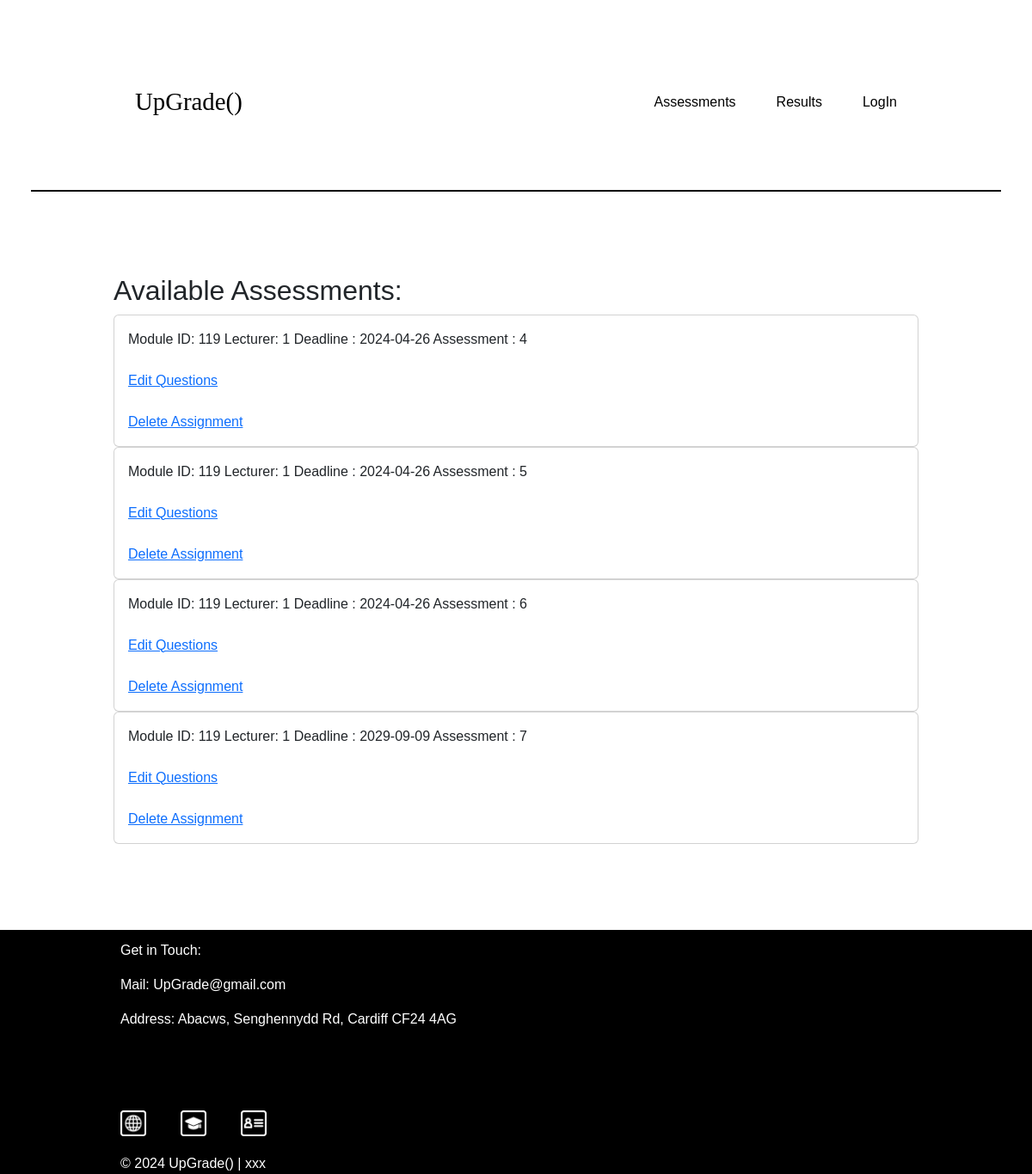
Page /summative_lectureractiveassessments on the committed database.
### tables this page shows
CREATE TABLE Summative_Assessments_ (
    Assessment_ID INTEGER PRIMARY KEY AUTOINCREMENT,
    Module_ID INTEGER NOT NULL,
    Lecturer_ID INTEGER NOT NULL,
    Deadline DATE,
    Feedbackdate DATE,
    Available INTEGER,
    Feedbacktype INTEGER,
	Instructions INTEGER
);

### app.py (the view)
@app.route("/summative_lectureractiveassessments")
def summative_lectureractiveassessments():
    activeassessments = []
    try:
        conn = sqlite3.connect(DATABASE)
        cur = conn.cursor()
        cur.execute("SELECT Assessment_ID, Module_ID,Lecturer_ID, Deadline FROM Summative_Assessments_ WHERE Available = 1")
        Assessments = cur.fetchall()
        columns = [column[0] for column in cur.description]
        activeassessments = [dict(zip(columns, assessment)) for assessment in Assessments]
    except sqlite3.Error as e:
        print(f"Error is {e}")
    finally:
            conn.close()
    return render_template('summative_lectureractiveassessments.html', activeassessments=activeassessments)

### templates/summative_lectureractiveassessments.html (shortened to what this page needs)
{% extends "index.html" %}
{% block content %}
  <h2>Available Assessments:</h2>
  {% for assessment in activeassessments %}
  <div class="card">
    <div class="card-body">
        Module ID: {{ assessment['Module_ID'] }} Lecturer:  {{ assessment['Lecturer_ID'] }} Deadline
         : {{ assessment['Deadline'] }} Assessment : {{ assessment['Assessment_ID'] }}
         <br>
         <br>
         <a href="{{ url_for('summative_addassessmentquestions', assessmentid=assessment['Assessment_ID'])}}" button type="button" >
Edit Questions
         </a>
        <br>
        <br>
        <a href="{{ url_for('summative_deleteassessment', assessmentid=assessment['Assessment_ID'])}}" button type="button" >
            Delete Assignment
        </a>
      </div>
    </div>
      {% else %}
  <li><h1>no assessments</h1></li>
{% endfor %}
{% endblock %}

### static/style_a.css (style rules this page uses)
* { font-family: Arial, Helvetica, sans-serif; box-sizing: border-box; margin: 0; padding: 0; list-style: none; }
body { line-height: 1.5; font-size: 1.15rem; }

### rows in the picture
Summative_Assessments_: Module_ID "119", Lecturer_ID "1", Deadline "2024-04-26", Assessment_ID "4"
Summative_Assessments_: Module_ID "119", Lecturer_ID "1", Deadline "2024-04-26", Assessment_ID "5"
Summative_Assessments_: Module_ID "119", Lecturer_ID "1", Deadline "2024-04-26", Assessment_ID "6"
Summative_Assessments_: Module_ID "119", Lecturer_ID "1", Deadline "2029-09-09", Assessment_ID "7"
